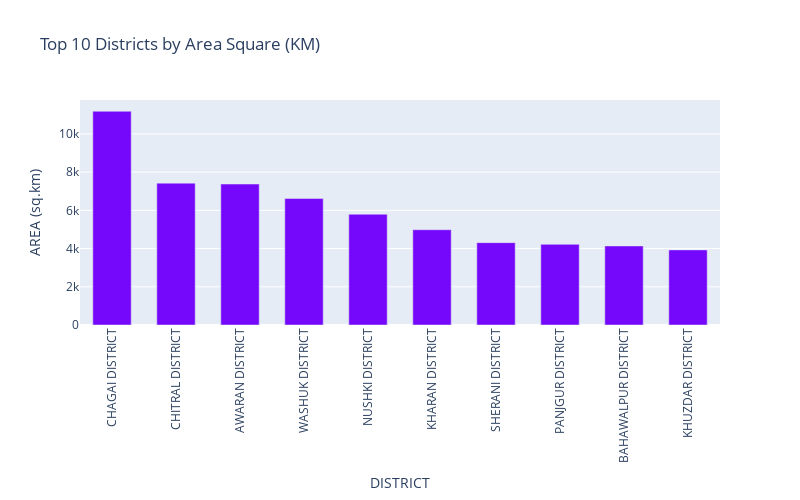

The cell this chart's notebook holds for it:
### Code cell
# Calculate the area square of each district and select the top 10
top_10_districts = df.groupby('DISTRICT')['AREA (sq.km)'].mean().reset_index().nlargest(10, 'AREA (sq.km)')

fig = px.bar(top_10_districts, x='DISTRICT', y='AREA (sq.km)',
             title='Top 10 Districts by Area Square (KM)',
             color_discrete_sequence=['#7507fa'])
fig.update_traces(width=0.6)
fig.update_layout(width=800, height=500)
# x axis ticks in the 90 degree angle
fig.update_layout(xaxis_tickangle=-90)

fig.update_xaxes(categoryorder='total descending')  # Optional: Sort the x-axis categories
fig.show()

### Figure 1 — Plotly figure (JSON) as saved in the notebook; plotly's stock layout.template omitted (floating-point values rounded to 4 significant figures)
{"data": [{"alignmentgroup": "True", "hovertemplate": "DISTRICT=%{x}<br>AREA (sq.km)=%{y}<extra></extra>", "legendgroup": "", "marker": {"color": "#7507fa", "pattern": {"shape": ""}}, "name": "", "offsetgroup": "", "orientation": "v", "showlegend": false, "textposition": "auto", "type": "bar", "width": 0.6, "x": ["CHAGAI DISTRICT", "CHITRAL DISTRICT", "AWARAN DISTRICT", "WASHUK DISTRICT", "NUSHKI DISTRICT", "KHARAN DISTRICT", "SHERANI DISTRICT", "PANJGUR DISTRICT", "BAHAWALPUR DISTRICT", "KHUZDAR DISTRICT"], "xaxis": "x", "y": [11187, 7425, 7378.0, 6619.0, 5797, 4986, 4310, 4223.0, 4138.0, 3931.0], "yaxis": "y"}], "layout": {"barmode": "relative", "height": 500, "legend": {"tracegroupgap": 0}, "title": {"text": "Top 10 Districts by Area Square (KM)"}, "width": 800, "xaxis": {"anchor": "y", "categoryorder": "total descending", "domain": [0, 1], "tickangle": -90, "title": {"text": "DISTRICT"}}, "yaxis": {"anchor": "x", "domain": [0, 1], "title": {"text": "AREA (sq.km)"}}}}
